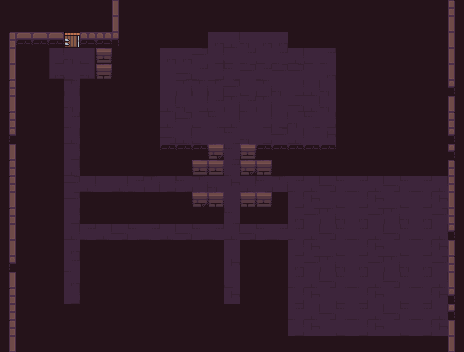

This game map was drawn from its Tiled (.tmx) file and the tilesets committed beside it. A one-line description and the full map source follow:
An orthogonal 29x22 tile map with 16x16 px tiles, 1 tile layer (map) and 28 objects (3x Tomb-Open, Gate-PINK, Mirror).

<map version="1.5" tiledversion="1.7.2" orientation="orthogonal" renderorder="right-down" width="29" height="22" tilewidth="16" tileheight="16" infinite="0" nextlayerid="3" nextobjectid="47">
 <editorsettings>
  <export target="../game/src/maps/zigzag.lua" format="lua" />
 </editorsettings>
 <tileset firstgid="1" source="tileset/dungeon-tileset.tsx" />
 <layer id="1" name="map" width="29" height="22">
  <data encoding="csv">
79,79,79,79,79,79,79,36,79,79,79,79,79,79,79,79,79,79,79,79,79,79,79,79,79,79,79,79,6,
79,79,79,79,79,79,79,36,79,79,79,79,79,79,79,79,79,79,79,79,79,79,79,79,79,79,79,79,16,
1,42,45,42,37,43,44,46,79,79,79,79,79,27,8,30,27,27,79,79,79,79,79,79,79,79,79,79,36,
11,79,79,22,30,25,3,79,79,79,27,27,28,17,20,7,20,7,8,20,7,79,79,79,79,79,79,79,16,
11,79,79,32,20,35,2,79,79,79,19,9,7,17,10,28,7,28,28,19,27,79,79,79,79,79,79,79,16,
1,79,79,79,29,79,79,79,79,79,19,29,29,29,28,20,29,30,17,8,30,79,79,79,79,79,79,79,46,
11,79,79,79,30,79,79,79,79,79,8,30,17,7,29,7,29,19,9,8,30,79,79,79,79,79,79,79,36,
1,79,79,79,7,79,79,79,79,79,8,28,20,10,8,19,17,17,30,10,17,79,79,79,79,79,79,79,6,
41,79,79,79,8,79,79,79,79,79,9,8,20,19,10,30,17,28,8,19,18,79,79,79,79,79,79,79,46,
31,79,79,79,17,79,79,79,79,79,101,101,101,4,10,3,101,101,101,101,101,79,79,79,79,79,79,79,46,
1,79,79,79,8,79,79,79,79,79,79,79,3,3,7,4,2,79,79,79,79,79,79,79,79,79,79,79,6,
1,79,79,79,28,8,19,8,7,29,17,10,29,30,18,8,10,29,7,8,9,10,7,8,9,10,7,8,26,
11,79,79,79,28,79,79,79,79,79,79,79,4,2,19,5,3,79,17,18,19,20,17,18,19,20,17,18,36,
1,79,79,79,17,79,79,79,79,79,79,79,79,79,10,79,79,79,27,28,29,30,27,28,29,30,27,28,26,
31,79,79,79,8,7,8,9,10,7,8,9,10,7,8,9,10,7,7,8,9,10,7,8,9,10,7,8,46,
11,79,79,79,27,79,79,79,79,79,79,79,79,79,19,79,79,79,17,18,19,20,17,18,19,20,17,18,16,
41,79,79,79,7,79,79,79,79,79,79,79,79,79,18,79,79,79,27,28,29,30,27,28,29,30,27,28,6,
31,79,79,79,27,79,79,79,79,79,79,79,79,79,20,79,79,79,7,8,9,10,7,8,9,10,7,8,16,
1,79,79,79,17,79,79,79,79,79,79,79,79,79,18,79,79,79,17,18,19,20,17,18,19,20,17,18,46,
21,79,79,79,79,79,79,79,79,79,79,79,79,79,79,79,79,79,7,8,9,10,7,8,9,10,7,8,46,
1,79,79,79,79,79,79,79,79,79,79,79,79,79,79,79,79,79,17,18,19,20,17,18,19,20,17,18,36,
31,79,79,79,79,79,79,79,79,79,79,79,79,79,79,79,79,79,79,79,79,79,79,79,79,79,79,79,16
</data>
 </layer>
 <objectgroup id="2" name="entities">
  <object id="15" template="templates/Tomb.tx" name="Tomb-Open" x="192" y="80" />
  <object id="16" template="templates/PlayerStart.tx" x="304" y="192" />
  <object id="17" template="templates/Tomb.tx" name="Tomb-Open" x="240" y="80" />
  <object id="19" template="templates/Tomb.tx" name="Tomb-Open" x="288" y="80" />
  <object id="20" template="templates/Vampire.tx" x="208" y="96" />
  <object id="21" template="templates/Vampire.tx" x="192" y="64" />
  <object id="22" template="templates/Vampire.tx" x="320" y="96" />
  <object id="23" template="templates/BLUE/Gate-BLUE.tx" x="192" y="176" />
  <object id="24" template="templates/RED/Gate-RED.tx" x="224" y="160" />
  <object id="25" name="Gate-PINK" gid="37" x="224" y="192" width="16" height="16" />
  <object id="26" template="templates/GREEN/Gate-GREEN.tx" x="256" y="176" />
  <object id="29" template="templates/RED/Toggle-RED.tx" x="240" y="176" />
  <object id="30" template="templates/PINK/Toggle-PINK.tx" x="208" y="176" />
  <object id="31" template="templates/GREEN/Toggle-GREEN.tx" x="240" y="48" />
  <object id="32" template="templates/BLUE/PressurePlate-BLUE.tx" x="224" y="176" />
  <object id="33" template="templates/Crate.tx" x="224" y="176" />
  <object id="34" template="templates/BLUE/PressurePlate-BLUE.tx" x="176" y="176" />
  <object id="36" template="templates/PINK/Toggle-PINK.tx" x="160" y="128" />
  <object id="37" template="templates/MovableMirror_UR.tx" x="336" y="224" />
  <object id="38" name="Mirror" gid="2147483750" x="112" y="176" width="16" height="16">
   <properties>
    <property name="initialFacingDir" value="UpLeft" />
   </properties>
  </object>
  <object id="39" template="templates/MovableMirror_UL.tx" x="304" y="224" />
  <object id="40" template="templates/MovableMirror_DR.tx" x="336" y="256" />
  <object id="41" template="templates/MovableMirror_DL.tx" x="304" y="256" />
  <object id="42" template="templates/RotatingMirror_UR.tx" x="416" y="192" />
  <object id="43" template="templates/RotatingMirror_UL.tx" x="416" y="240" />
  <object id="44" template="templates/RotatingMirror_DR.tx" x="384" y="240" />
  <object id="45" template="templates/RotatingMirror_DL.tx" x="384" y="288" />
  <object id="46" template="templates/Light.tx" x="304" y="288" />
 </objectgroup>
</map>
